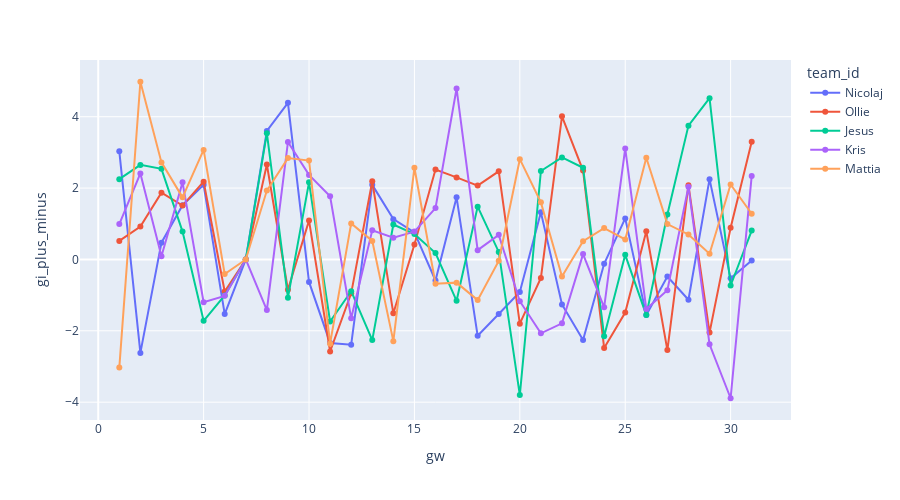

The notebook cell saved with this chart:
### Markdown cell above
The best gameweeks came in double gameweeks and where the team outperformed the expected goals, expected assists and expected goals conceded.

The worst gameweek came at the start of the season where the team underperformed all the same metrics.

### Code cell
# plot xg, xa, xgc vs actual

plot_df = picks_detailed.groupby(['team_id','gw']).sum(numeric_only=True)
plot_df['goal_plus_minus'] = plot_df['stats.goals_scored'] - plot_df['stats.expected_goals']
plot_df['assist_plus_minus'] = plot_df['stats.assists'] - plot_df['stats.expected_assists']
plot_df['gi_plus_minus'] = (plot_df['stats.goals_scored'] + plot_df['stats.assists']) - plot_df['stats.expected_goal_involvements']
plot_df['gc_plus_minus'] = plot_df['stats.expected_goals_conceded'] - plot_df['stats.goals_conceded']
plot_df.reset_index(inplace=True)
plot_df = plot_df.replace({'team_id':players})

fig = px.line(plot_df, x="gw", y="gi_plus_minus", color='team_id', width=900, height=500, markers=True)
fig.show()

### Figure 1 — Plotly figure (JSON) as saved in the notebook; plotly's stock layout.template omitted (floating-point values rounded to 4 significant figures)
{"data": [{"hovertemplate": "team_id=Nicolaj<br>gw=%{x}<br>gi_plus_minus=%{y}<extra></extra>", "legendgroup": "Nicolaj", "line": {"color": "#636efa", "dash": "solid"}, "marker": {"symbol": "circle"}, "mode": "lines+markers", "name": "Nicolaj", "orientation": "v", "showlegend": true, "type": "scatter", "x": [1, 2, 3, 4, 5, 6, 7, 8, 9, 10, 11, 12, 13, 14, 15, 16, 17, 18, 19, 20, 21, 22, 23, 24, 25, 26, 27, 28, 29, 30, 31], "xaxis": "x", "y": [3.03, -2.62, 0.47, 1.52, 2.09, -1.53, 0, 3.6, 4.39, -0.63, -2.34, -2.39, 2.09, 1.13, 0.76, -0.59, 1.74, -2.14, -1.53, -0.91, 1.32, -1.26, -2.26, -0.12, 1.15, -1.56, -0.48, -1.13, 2.25, -0.53, -0.03], "yaxis": "y"}, {"hovertemplate": "team_id=Ollie<br>gw=%{x}<br>gi_plus_minus=%{y}<extra></extra>", "legendgroup": "Ollie", "line": {"color": "#EF553B", "dash": "solid"}, "marker": {"symbol": "circle"}, "mode": "lines+markers", "name": "Ollie", "orientation": "v", "showlegend": true, "type": "scatter", "x": [1, 2, 3, 4, 5, 6, 7, 8, 9, 10, 11, 12, 13, 14, 15, 16, 17, 18, 19, 20, 21, 22, 23, 24, 25, 26, 27, 28, 29, 30, 31], "xaxis": "x", "y": [0.52, 0.92, 1.87, 1.51, 2.18, -0.9, 0, 2.66, -0.85, 1.09, -2.58, -0.95, 2.19, -1.51, 0.42, 2.52, 2.3, 2.07, 2.47, -1.8, -0.52, 4.01, 2.49, -2.48, -1.49, 0.79, -2.54, 2.08, -2.05, 0.89, 3.3], "yaxis": "y"}, {"hovertemplate": "team_id=Jesus<br>gw=%{x}<br>gi_plus_minus=%{y}<extra></extra>", "legendgroup": "Jesus", "line": {"color": "#00cc96", "dash": "solid"}, "marker": {"symbol": "circle"}, "mode": "lines+markers", "name": "Jesus", "orientation": "v", "showlegend": true, "type": "scatter", "x": [1, 2, 3, 4, 5, 6, 7, 8, 9, 10, 11, 12, 13, 14, 15, 16, 17, 18, 19, 20, 21, 22, 23, 24, 25, 26, 27, 28, 29, 30, 31], "xaxis": "x", "y": [2.25, 2.65, 2.54, 0.78, -1.72, -1.01, 0, 3.54, -1.07, 2.16, -1.74, -0.89, -2.26, 0.98, 0.71, 0.18, -1.16, 1.48, 0.21, -3.8, 2.48, 2.86, 2.57, -2.15, 0.13, -1.56, 1.26, 3.75, 4.52, -0.73, 0.81], "yaxis": "y"}, {"hovertemplate": "team_id=Kris<br>gw=%{x}<br>gi_plus_minus=%{y}<extra></extra>", "legendgroup": "Kris", "line": {"color": "#ab63fa", "dash": "solid"}, "marker": {"symbol": "circle"}, "mode": "lines+markers", "name": "Kris", "orientation": "v", "showlegend": true, "type": "scatter", "x": [1, 2, 3, 4, 5, 6, 7, 8, 9, 10, 11, 12, 13, 14, 15, 16, 17, 18, 19, 20, 21, 22, 23, 24, 25, 26, 27, 28, 29, 30, 31], "xaxis": "x", "y": [0.99, 2.41, 0.09, 2.16, -1.2, -1.02, 0, -1.42, 3.29, 2.37, 1.77, -1.65, 0.82, 0.61, 0.78, 1.44, 4.79, 0.26, 0.69, -1.17, -2.07, -1.79, 0.15, -1.34, 3.11, -1.39, -0.86, 2.04, -2.38, -3.89, 2.34], "yaxis": "y"}, {"hovertemplate": "team_id=Mattia<br>gw=%{x}<br>gi_plus_minus=%{y}<extra></extra>", "legendgroup": "Mattia", "line": {"color": "#FFA15A", "dash": "solid"}, "marker": {"symbol": "circle"}, "mode": "lines+markers", "name": "Mattia", "orientation": "v", "showlegend": true, "type": "scatter", "x": [1, 2, 3, 4, 5, 6, 7, 8, 9, 10, 11, 12, 13, 14, 15, 16, 17, 18, 19, 20, 21, 22, 23, 24, 25, 26, 27, 28, 29, 30, 31], "xaxis": "x", "y": [-3.03, 4.98, 2.72, 1.74, 3.07, -0.41, 0, 1.93, 2.84, 2.77, -2.36, 1.01, 0.52, -2.29, 2.57, -0.68, -0.65, -1.14, -0.04, 2.81, 1.6, -0.48, 0.51, 0.88, 0.56, 2.85, 0.99, 0.7, 0.16, 2.1, 1.28], "yaxis": "y"}], "layout": {"height": 500, "legend": {"title": {"text": "team_id"}, "tracegroupgap": 0}, "margin": {"t": 60}, "width": 900, "xaxis": {"anchor": "y", "domain": [0, 1], "title": {"text": "gw"}}, "yaxis": {"anchor": "x", "domain": [0, 1], "title": {"text": "gi_plus_minus"}}}}
